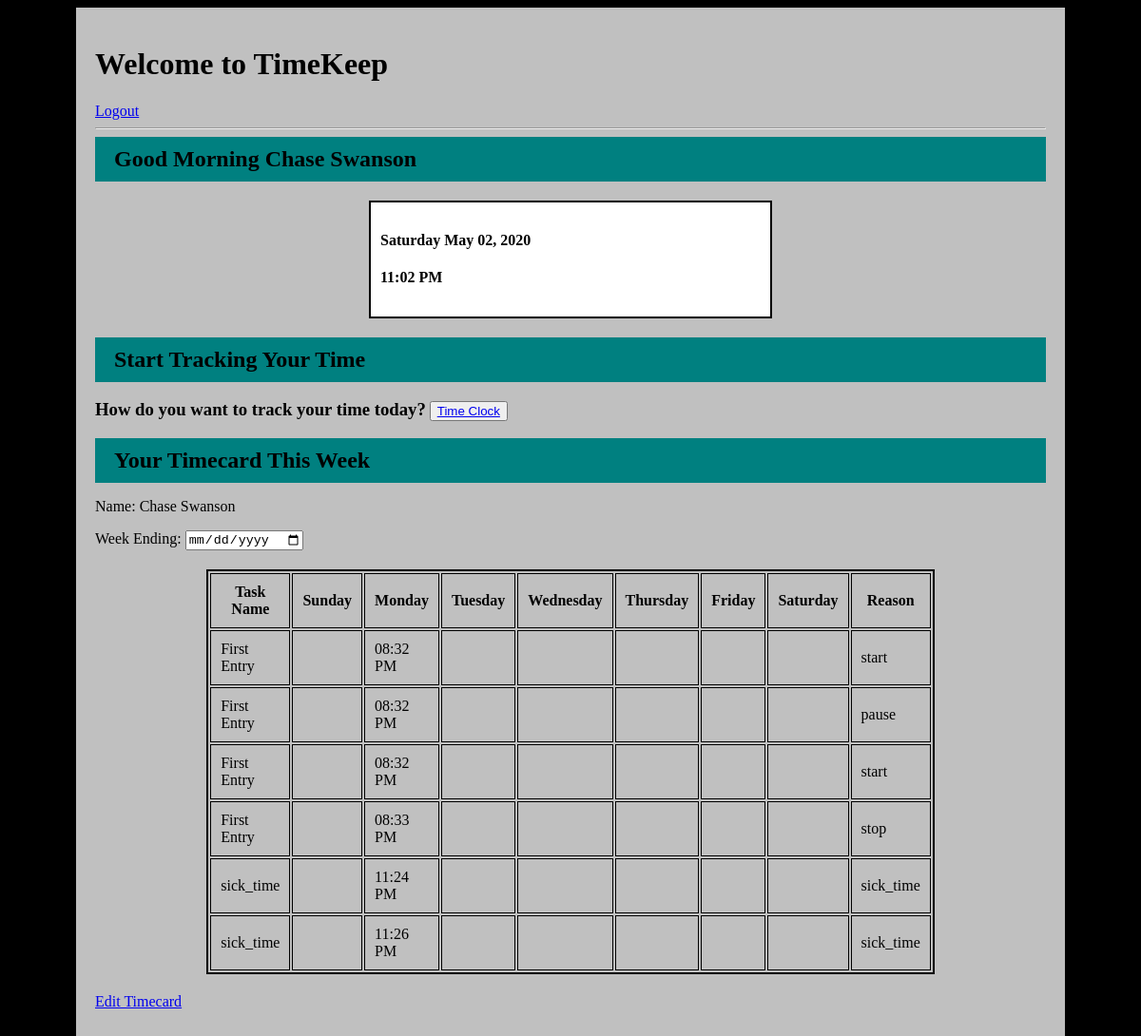
The app's page /user_portal (signed in), older data.
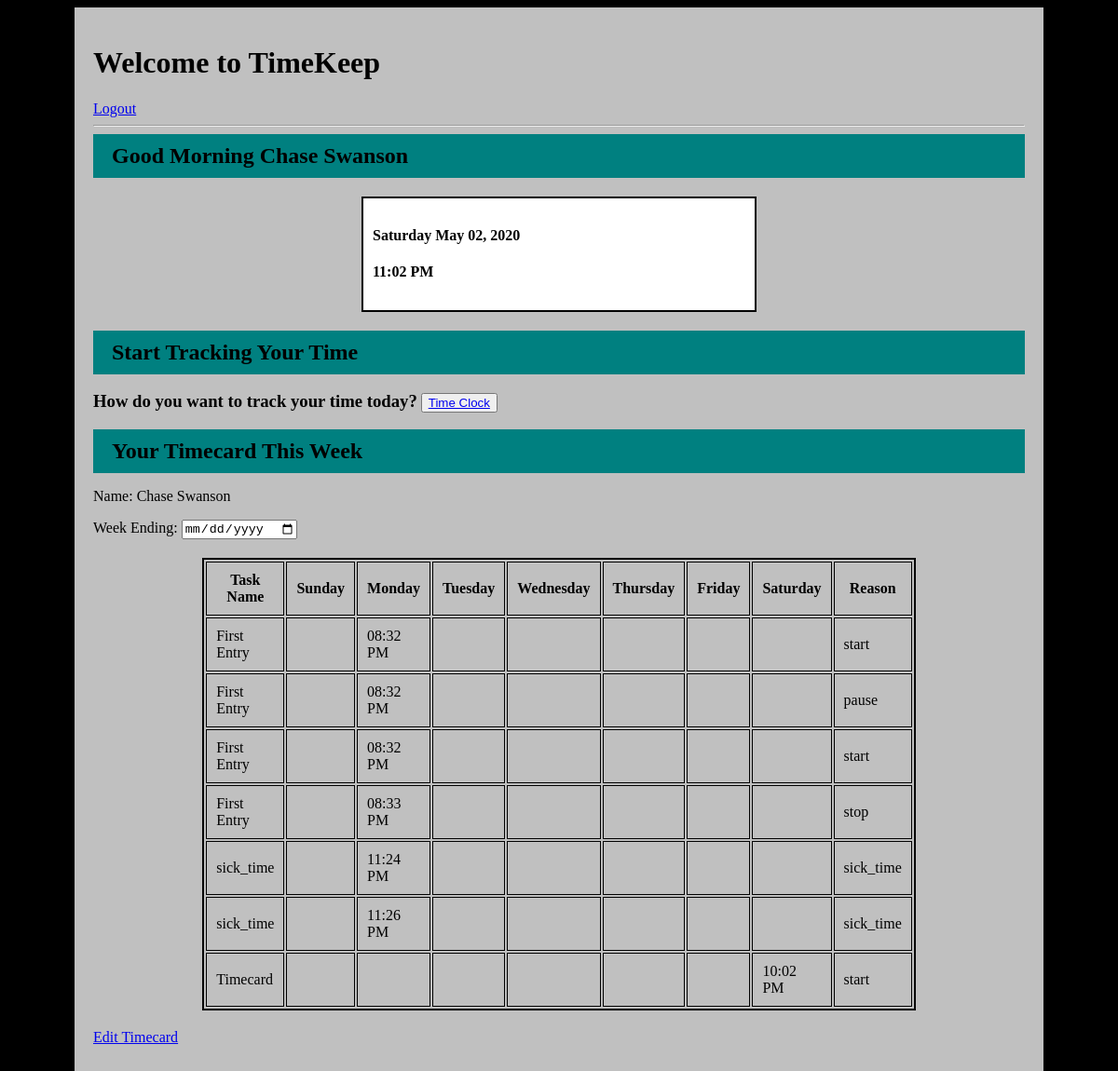
The same page, newer data.
### app.py (models this page shows)
class Timecard(db.Model):
    id = db.Column(db.Integer, primary_key=True)
    task_name = db.Column(db.String(45))
    week_end = db.Column(db.String(45))
    day = db.Column(db.String(45))
    reason = db.Column(db.String(45))
    duration = db.Column(db.Integer)
    created_at = db.Column(db.DateTime, server_default=func.now())
    updated_at = db.Column(db.DateTime, server_default=func.now(), onupdate=func.now())
    employee = db.relationship('User', secondary=time_stamp, passive_deletes=True)

### app.py (the view)
@app.route('/user_portal')
def user_portal():
    if 'user_id' not in session:
        flash("Please Login")
        return redirect('/')
    elif session['user_id'] < 1:
        flash("Please Login")
        return redirect('/')
    this_user = User.query.get(session['user_id'])
    return render_template("user_portal.html", user = this_user, date=today)

### Templates/user_portal.html (shortened to what this page needs)
<!DOCTYPE html>
<html lang="en">
<head>
    <link rel="stylesheet" href="/static/css/style.css">
</head>
<body>
    <div id="container">
        <h1>Welcome to TimeKeep</h1>
        <a href="/">Logout</a>
        <hr>
        <h2>Good Morning {{user.first_name}} {{user.last_name}}</h2>
        <div class="clock">
            <h4>{{date.strftime("%A %b %d, %Y")}}</h4>
            <h4>{{date.strftime("%I:%M %p")}}</h4>
        </div>
        <h2>Start Tracking Your Time</h2>
        <h3>How do you want to track your time today?</h3>
        <button><a href="time_clock">Time Clock</a></button>
        <h2>Your Timecard This Week</h2>
        <p>Name: {{user.first_name}} {{user.last_name}}</p>
        <p>Week Ending: <input type="date" name="wk_end" id=""></p>
        <table>
            <thead>
                <th>Task Name</th>
                <th>Sunday</th>
                <th>Monday</th>
                <th>Tuesday</th>
                <th>Wednesday</th>
                <th>Thursday</th>
                <th>Friday</th>
                <th>Saturday</th>
                <th>Reason</th>
            </thead>
            {%for time in user.time_card%}
            <tbody>
                <td>{{time.task_name}}</td>
                {%if time.day == "Sunday"%}
                <td>{{time.created_at.strftime("%I:%M %p")}}</td>
                {%else%}
                <td></td>
                {%endif%}
                {%if time.day == "Monday"%}
                <td>{{time.created_at.strftime("%I:%M %p")}}</td>
                {%else%}
                <td></td>
                {%endif%}
                {%if time.day == "Tuesday"%}
                <td>{{time.created_at.strftime("%I:%M %p")}}</td>
                {%else%}
                <td></td>
                {%endif%}
                {%if time.day == "Wednesday"%}
                <td>{{time.created_at.strftime("%I:%M %p")}}</td>
                {%else%}
                <td></td>
                {%endif%}
                {%if time.day == "Thursday"%}
                <td>{{time.created_at.strftime("%I:%M %p")}}</td>
                {%else%}
                <td></td>
                {%endif%}
                {%if time.day == "Friday"%}
                <td>{{time.created_at.strftime("%I:%M %p")}}</td>
                {%else%}
                <td></td>
                {%endif%}
                {%if time.day == "Saturday"%}
                <td>{{time.created_at.strftime("%I:%M %p")}}</td>
                {%else%}
                <td></td>
                {%endif%}
                <td>{{time.reason}}</td>
            </tbody>
            {%endfor%}
        </table>
        <p><a href="/edit_request/{{user['id']}}">Edit Timecard</a></p>
    </div>
</body>
</html>

Row changes from the older to the newer data that the page shows:
added Timecard: task_name "Timecard", day "Saturday" (drawn), created_at "10:02 PM", reason "start"
